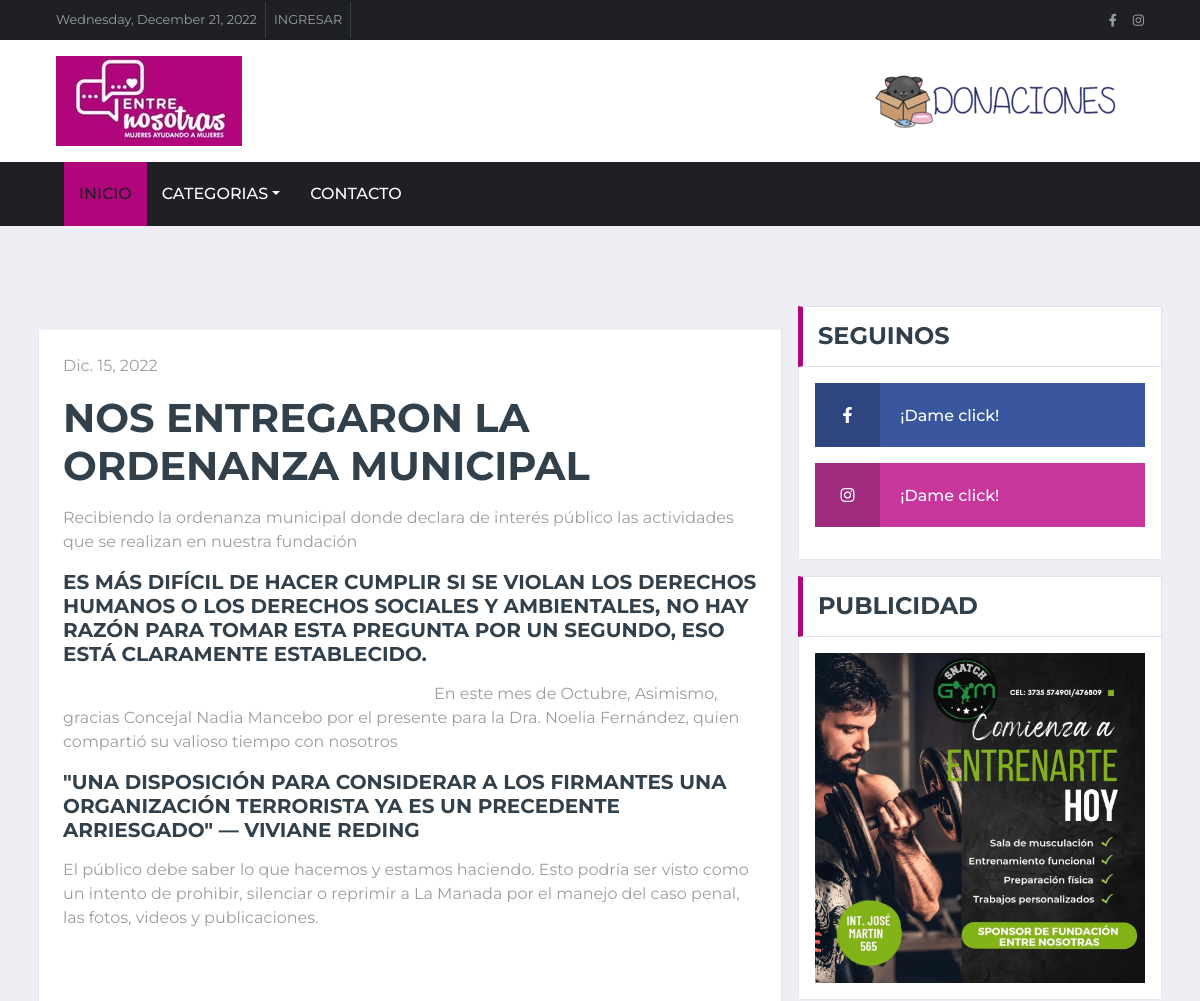
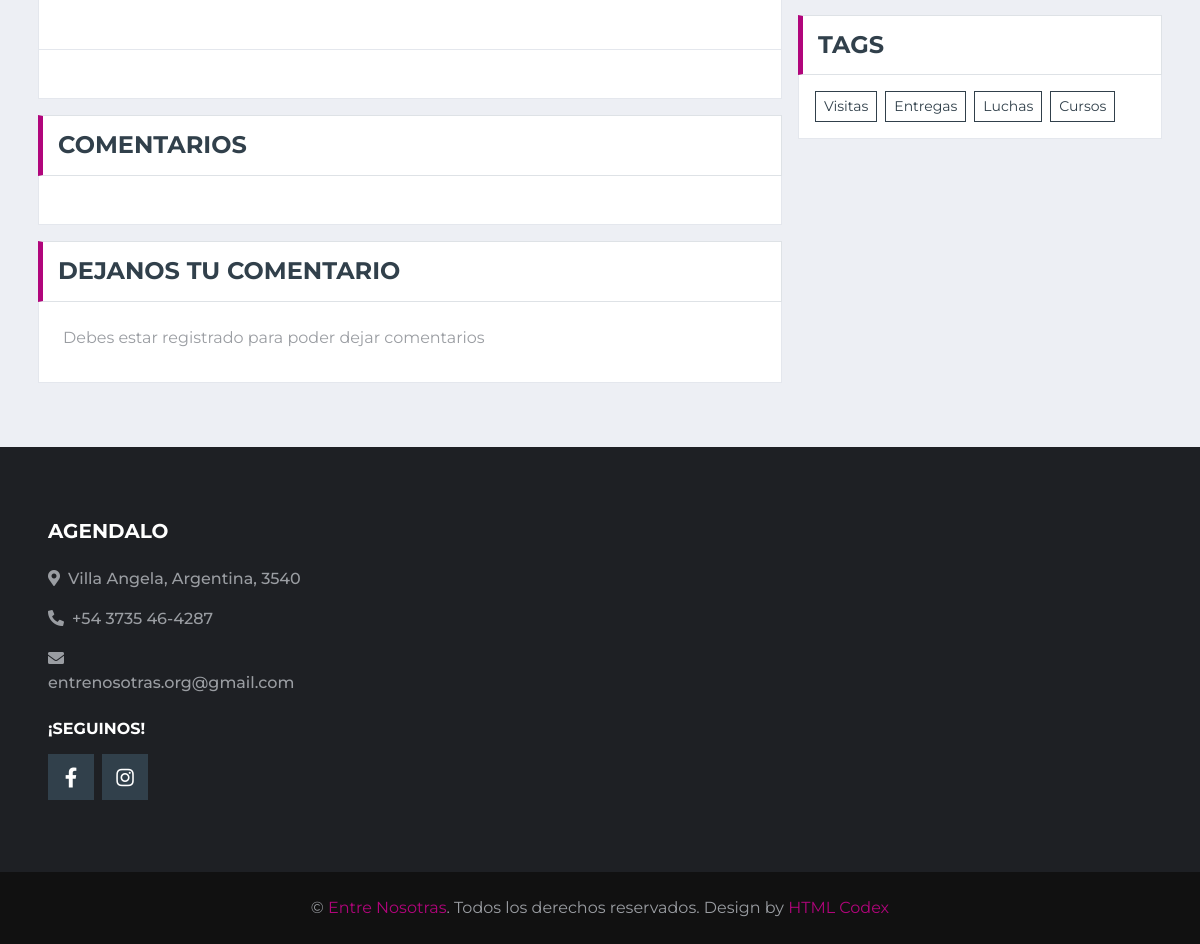
Page /Entregas/4 on the committed database (2 pictures, top to bottom).
### WebONG/models.py (models this page shows, shortened)
class Blog(models.Model):
	ID = models.AutoField(primary_key=True)
	Titulo = models.TextField(max_length=150)
	Desc1 = models.TextField('Descripcion', help_text="Desc./subtit. debajo del titulo principal")
	SubT2 = models.TextField('Sub-Titulo 2', default='', help_text="Frase clave a recalcar entre parrafos (en negrita)")
	Desc2 = models.TextField('Descripcion 2', default='', help_text="Siguiente parrafo luego de la frase recalcada.")
	SubT3 = models.TextField('Sub-Titulo 3', default='', help_text="Nuevamente otra frase a recalcar si es necesario.")
	Desc3 = models.TextField('Descripcion 2', default='', help_text="Siguiente parrafo luego de la frase")
	Categoria = models.ForeignKey('Categoria',on_delete=models.CASCADE)
	Fecha_alta = models.DateField('Fecha de Alta', auto_now_add=True)
	Img1 = models.ImageField('Imagen Principal:', upload_to='img_productos/',
		default='',
		blank=True,
		null=True)
	Recorte1 = ImageRatioField('Img1', '700x435')
	Img2 = models.ImageField('Imagen 2:', upload_to='img_productos/',
		default='',
		blank=True,
		null=True)
	Recorte2 = ImageRatioField('Img2', '800x500')
	Img3 = models.ImageField('Imagen 3:', upload_to='img_productos/',
		default='',
		blank=True,
		null=True)
	Recorte3 = ImageRatioField('Img3', '800x500')

class Categoria(models.Model):
	Nombre = models.CharField(max_length=30, primary_key=True)

### WebONG/views.py (the view)
# urls.py: path('<str:Nombre>/<str:ID>', views.noticia, name='noticia'),
def noticia(request, Nombre, ID):
	noticia = Blog.objects.all().filter(ID = ID).get()
	Com = Comentario.objects.filter(Blog = ID)
	NumComent = (Comentario.objects.values('Blog',).annotate(total=Count('Mensaje'),).order_by('-total'))
	context = {
		'date' : date,
		'Nombre': Nombre,
		'noticia': noticia,
		'tags':tags,
		'Com':Com,
		'NumComent':NumComent
	}
	if request.method == 'POST':
		mensaje = request.POST.get('mensaje')
		item = Comentario(Blog=noticia, Usuario=request.user, Mensaje=mensaje)
		item.save()
		messages.warning(request, "Comentario guardado correctamente" )
	return render(request, 'single.html', {'context' : context})

### WebONG/templates/single.html (shortened to what this page needs)
{% load static %}
{% load cropping %}
{% load avatar_tags %}
<!DOCTYPE html>
<html lang="en">
<head>
    <link href="https://cdnjs.cloudflare.com/ajax/libs/font-awesome/5.15.0/css/all.min.css" rel="stylesheet">
    <link href="{% static 'lib/owlcarousel/assets/owl.carousel.min.css' %}" rel="stylesheet">
    <link href="{% static 'css/style.css' %}" rel="stylesheet">
</head>
<body>
    <div class="container-fluid d-none d-lg-block">
        <div class="row align-items-center bg-dark px-lg-5">
            <div class="col-lg-9">
                <nav class="navbar navbar-expand-sm bg-dark p-0">
                    <ul class="navbar-nav ml-n2">
                        <li class="nav-item border-right border-secondary">
							<a class="nav-link text-body small">{{context.date}}</a>
						</li>
						{% if user.is_authenticated %}
							<li class="nav-item border-right border-secondary">
								<a class="nav-link text-body small" href="{% url 'user' %}">BIENVENIDO, {{user.username}}</a>
							</li>
						{% else %}
							<li class="nav-item border-right border-secondary">
								<a class="nav-link text-body small" href="{% url 'login' %}">INGRESAR</a>
							</li>
						{% endif %}
					</ul>
                </nav>
            </div>
            <div class="col-lg-3 text-right d-none d-md-block">
                <nav class="navbar navbar-expand-sm bg-dark p-0">
                    <ul class="navbar-nav ml-auto mr-n2">
                        <li class="nav-item">
                            <a class="nav-link text-body" href="https://www.facebook.com/FundacionEntreNosotras"><small class="fab fa-facebook-f"></small></a>
                        </li>
                        <li class="nav-item">
                            <a class="nav-link text-body" href="https://www.instagram.com/p/CiKoUHruPKx/"><small class="fab fa-instagram"></small></a>
                        </li>
                    </ul>
                </nav>
            </div>
        </div>
        <div class="row align-items-center bg-white py-3 px-lg-5">
            <div class="col-lg-4">
                <a href="index.html" class="navbar-brand p-0 d-none d-lg-block">
                    <a href="{% url 'home' %}"><img class="img-fluid" src="{% static 'img/logo.jpg' %}" alt=""></a>
                </a>
            </div>
            <div class="col-lg-8 text-center text-lg-right">
				<a href="#"><img class="img-fluid" src="{% static 'img/donaciones.png' %}" alt=""></a>
            </div>
        </div>
    </div>
    <div class="container-fluid p-0">
        <nav class="navbar navbar-expand-lg bg-dark navbar-dark py-2 py-lg-0 px-lg-5">
            <div class="collapse navbar-collapse justify-content-between px-0 px-lg-3" id="navbarCollapse">
                <div class="navbar-nav mr-auto py-0">
                    <a href="{% url 'home' %}" class="nav-item nav-link active">Inicio</a>
                    <div class="nav-item dropdown">
                        <a href="#" class="nav-link dropdown-toggle" data-toggle="dropdown">Categorias</a>
                    </div>
					<a href="{% url 'contacto' %}" class="nav-item nav-link">Contacto</a>
                </div>
            </div>
        </nav>
    </div>
    <div class="container-fluid mt-5 mb-3 pt-3">
    </div>
    <div class="container-fluid">
        <div class="container">
            <div class="row">
                <div class="col-lg-8">
                    <div class="position-relative mb-3">
                        <div class="bg-white border border-top-0 p-4">
                            <div class="mb-3">
                                <a class="text-body">{{context.noticia.Fecha_alta}}</a>
                            </div>
                            <h1 class="mb-3 text-secondary text-uppercase font-weight-bold">{{context.noticia.Titulo}}</h1>
                            <p>{{context.noticia.Desc1}}</p>
                            <h5 class="text-uppercase font-weight-bold mb-3">{{context.noticia.SubT2}}</h5>
                            <p>{{context.noticia.Desc2}}</p>
                            <h5 class="text-uppercase font-weight-bold mb-3">{{context.noticia.SubT3}}</h5>
							<p>{{context.noticia.Desc3|ljust:50}}</p>
							<p>&nbsp</p>
							<p>&nbsp</p>
						</div>
						<div class="d-flex justify-content-between bg-white border border-top-0 p-4">
                        </div>
					</div>
					<div class="mb-3">
                        <div class="section-title mb-0">
							<h4 class="m-0 text-uppercase font-weight-bold">{{context.NumCom}} Comentarios</h4>
						</div>
                        <div class="bg-white border border-top-0 p-4">
						</div>
                    </div>
                    <div class="mb-3">
                        <div class="section-title mb-0">
                            <h4 class="m-0 text-uppercase font-weight-bold">Dejanos tu comentario</h4>
                        </div>
                        <div class="bg-white border border-top-0 p-4">
                            {% if user.is_authenticated %}
								<form action="" method="POST"> {% csrf_token %}
									<div class="form-group">
										<label for="message">Mensaje *</label>
										<textarea id="mensaje" cols="30" rows="5" class="form-control" name="mensaje"></textarea>
									</div>
									<div class="form-group mb-0">
										<input type="submit" value="Deja tu comentario"
											class="btn btn-primary font-weight-semi-bold py-2 px-3">
									</div>
								</form>
							{% else %}
								<label>Debes estar registrado para poder dejar comentarios</label>
							{% endif %}
						</div>
                    </div>
                </div>
                <div class="col-lg-4">
                    <div class="mb-3">
                        <div class="section-title mb-0">
                            <h4 class="m-0 text-uppercase font-weight-bold">Seguinos</h4>
                        </div>
                        <div class="bg-white border border-top-0 p-3">
                            <a href="https://www.facebook.com/FundacionEntreNosotras" class="d-block w-100 text-white text-decoration-none mb-3" style="background: #39569E;">
                                <i class="fab fa-facebook-f text-center py-4 mr-3" style="width: 65px; background: rgba(0, 0, 0, .2);"></i>
                                <span class="font-weight-medium">¡Dame click!</span>
                            </a>
                            <a href="https://www.instagram.com/p/CiKoUHruPKx/" class="d-block w-100 text-white text-decoration-none mb-3" style="background: #C8359D;">
                                <i class="fab fa-instagram text-center py-4 mr-3" style="width: 65px; background: rgba(0, 0, 0, .2);"></i>
                                <span class="font-weight-medium">¡Dame click!</span>
                            </a>
                        </div>
                    </div>
                    <div class="mb-3">
                        <div class="section-title mb-0">
                            <h4 class="m-0 text-uppercase font-weight-bold">Publicidad</h4>
                        </div>
                        <div class="bg-white text-center border border-top-0 p-3">
                            <a><img class="img-fluid" src="{% static 'img/sponsor.jpg' %}" alt=""></a>
                        </div>
                    </div>
                    <div class="mb-3">
                        <div class="section-title mb-0">
                            <h4 class="m-0 text-uppercase font-weight-bold">Tags</h4>
                        </div>
                        <div class="bg-white border border-top-0 p-3">
                            <div class="d-flex flex-wrap m-n1">
								{% for item in context.tags %}
									<a href="{% url 'categoria' item.Nombre %}" class="btn btn-sm btn-outline-secondary m-1">{{item.Nombre}}</a>
								{% endfor %}
							</div>
                        </div>
                    </div>
                </div>
            </div>
        </div>
    </div>
    <div class="container-fluid bg-dark pt-5 px-sm-3 px-md-5 mt-5">
        <div class="row py-4">
            <div class="col-lg-3 col-md-6 mb-5">
                <h5 class="mb-4 text-white text-uppercase font-weight-bold">Agendalo</h5>
                <p class="font-weight-medium"><i class="fa fa-map-marker-alt mr-2"></i>Villa Angela, Argentina, 3540</p>
                <p class="font-weight-medium"><i class="fa fa-phone-alt mr-2"></i>+54 3735 46-4287</p>
                <p class="font-weight-medium"><i class="fa fa-envelope mr-2"></i>entrenosotras.org@gmail.com</p>
                <h6 class="mt-4 mb-3 text-white text-uppercase font-weight-bold">¡Seguinos!</h6>
                <div class="d-flex justify-content-start">
                    <a class="btn btn-lg btn-secondary btn-lg-square mr-2" href="https://www.facebook.com/FundacionEntreNosotras"><i class="fab fa-facebook-f"></i></a>
                    <a class="btn btn-lg btn-secondary btn-lg-square mr-2" href="https://www.instagram.com/fundacion.entrenosotras/"><i class="fab fa-instagram"></i></a>
                </div>
            </div>
        </div>
    </div>
    <div class="container-fluid py-4 px-sm-3 px-md-5" style="background: #111111;">
        <p class="m-0 text-center">&copy; <a href="https://www.facebook.com/FundacionEntreNosotras">Entre Nosotras</a>. Todos los derechos reservados.
		Design by <a href="https://htmlcodex.com">HTML Codex</a></p>
    </div>
</body>
</html>

### rows in the picture
Blog: noticia.Fecha_alta "Dic. 15, 2022", noticia.Titulo "NOS ENTREGARON LA ORDENANZA MUNICIPAL", noticia.Desc1 "Recibiendo la ordenanza municipal donde declara de interés público las actividades que se realizan en nuestra fundación", noticia.SubT2 "ES MÁS DIFÍCIL DE HACER CUMPLIR SI SE VIOLAN LOS DERECHOS HUMANOS O LOS DERECHOS SOCIALES Y AMBIENTALES, NO HAY RAZÓN PARA TOMAR ESTA PREGUNTA POR UN SEGUNDO, ESO ESTÁ CLARAMENTE ESTABLECIDO.", noticia.Desc2 "En este mes de Octubre, Asimismo, gracias Concejal Nadia Mancebo por el presente para la Dra. Noelia Fernández, quien compartió su valioso tiempo con nosotros", noticia.SubT3 "\"UNA DISPOSICIÓN PARA CONSIDERAR A LOS FIRMANTES UNA ORGANIZACIÓN TERRORISTA YA ES UN PRECEDENTE ARRIESGADO\" — VIVIANE REDING", noticia.Desc3 "El público debe saber lo que hacemos y estamos haciendo. Esto podría ser visto como un intento de prohibir, silenciar o reprimir a La Manada por el manejo del caso penal, las fotos, videos y publicaciones."
Categoria: Nombre "Visitas"
Categoria: Nombre "Entregas"
Categoria: Nombre "Luchas"
Categoria: Nombre "Cursos"

### other values in the picture
{{ context.date }} "Wednesday, December 21, 2022"
